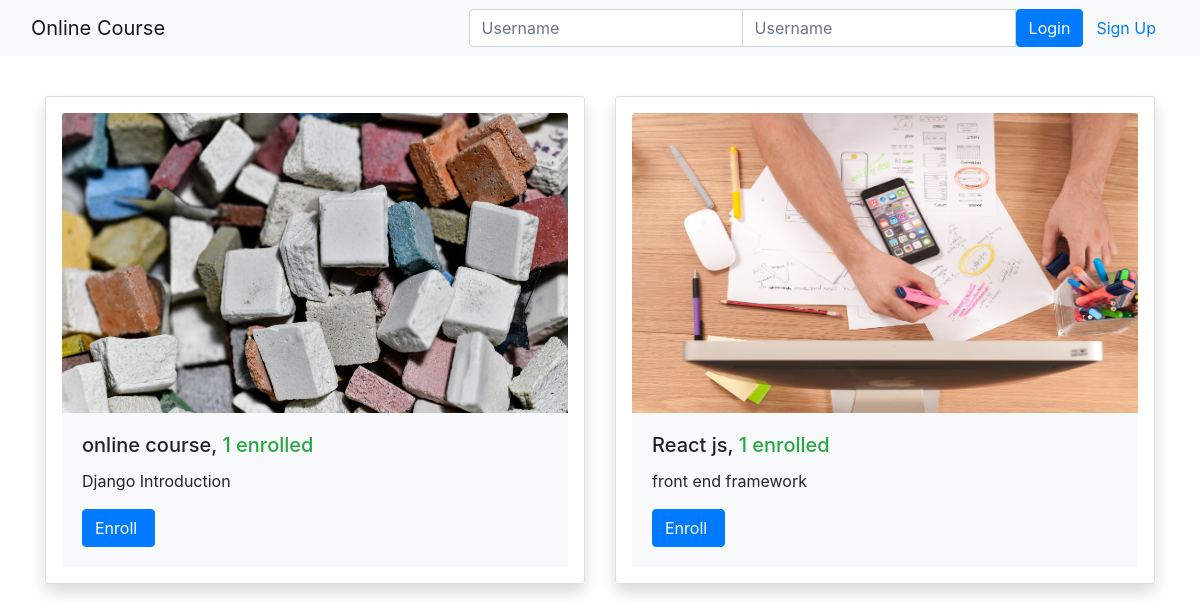
The page /onlinecourse/ on the database as committed earlier.
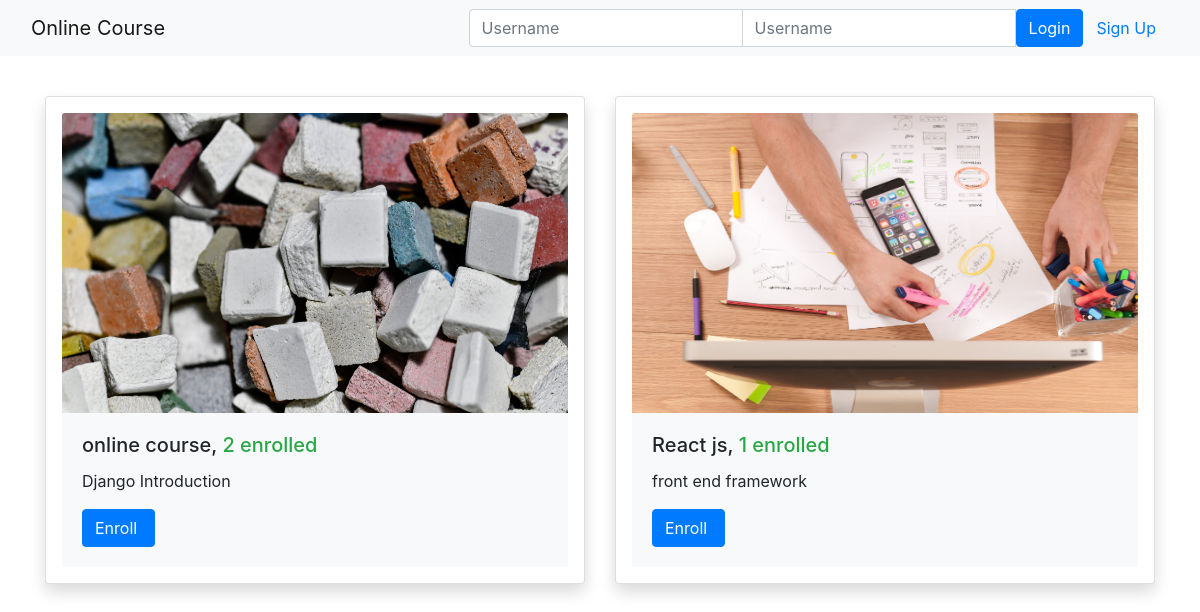
The same page on the database as committed later.
### onlinecourse/models.py (models this page shows, shortened)
class Course(models.Model):
    name = models.CharField(null=False, max_length=30, default='online course')
    image = models.ImageField(upload_to='course_images/')
    description = models.CharField(max_length=1000)
    pub_date = models.DateField(null=True)
    instructors = models.ManyToManyField(Instructor)
    users = models.ManyToManyField(
        settings.AUTH_USER_MODEL, through='Enrollment')
    total_enrollment = models.IntegerField(default=0)
    is_enrolled = False

### onlinecourse/views.py (the view)
class CourseListView(generic.ListView):
    template_name = 'onlinecourse/course_list_bootstrap.html'
    context_object_name = 'course_list'
    def get_queryset(self):
        user = self.request.user
        courses = Course.objects.order_by('-total_enrollment')[:10]
        for course in courses:
            if user.is_authenticated:
                course.is_enrolled = check_if_enrolled(user, course)
        return courses

### onlinecourse/templates/onlinecourse/course_list_bootstrap.html (shortened to what this page needs)
<!DOCTYPE html>
<html lang="en">
<head>
    {% load static %}
    <link rel="stylesheet" href="https://maxcdn.bootstrapcdn.com/bootstrap/4.5.2/css/bootstrap.min.css">
</head>
<body>
    <nav class="navbar navbar-light bg-light">
        <div class="container-fluid">
            <div class="navbar-header">
                  <a class="navbar-brand" href="#">Online Course</a>
            </div>
            <ul class="nav navbar-nav navbar-right">
                {% if user.is_authenticated %}
                <li>
                    <a class="btn btn-link" href="#">{{ user.first_name }}({{ user.username }})</a>
                    <a class="btn btn-link" href="{% url 'onlinecourse:logout' %}">Logout</a>
                </li>
                {% else %}
                <li>
                    <form class="form-inline" action="{% url 'onlinecourse:login' %}" method="post">
                        <div class="input-group">
                            <input type="text" class="form-control" placeholder="Username" name="username" >
                            <input type="password" class="form-control" placeholder="Username" name="psw" >
                            <button class="btn btn-primary" type="submit">Login</button>
                            <a class="btn btn-link" href="{% url 'onlinecourse:registration' %}">Sign Up</a>
                        </div>
                    </form>
                </li>
                {% endif %}
            </ul>
        </div>
    </nav>
    {% if course_list %}
        <div class="container" style="padding-top: 5vh ;">
            <div class="card-deck " >
                {% for course in course_list %}
                    <div class="card shadow p-3 mb-5 bg-white rounded" style="width: 36rem;">
                          <img class="card-img-top" src="{{MEDIA_URL}}/{{ course.image }}"  style="max-width: 100% ; height: 300px;"
                               alt="Course image">
                          <div class="card-body bg-light">
                            <h5 class="card-title">{{ course.name }}, <span class="text-success">
                                  {{ course.total_enrollment}} enrolled</span></h5>
                            <p class="card-text">{{ course.description}}</p>
                            <form action="{% url 'onlinecourse:enroll' course.id %}" method="post">
                                  <input class="btn btn-primary"  type="submit"
                                         value="{% if course.is_enrolled %}Enter{% else %}Enroll{% endif %} ">
                            </form>
                          </div>
                        </div>
                {% endfor %}
            </div>
        </div>
    {% else %}
        <p>No courses are available.</p>
    {% endif %}
</body>
</html>

Rows that differ between the two databases and show on the page:
changed Course "online course": total_enrollment "1" → "2"
